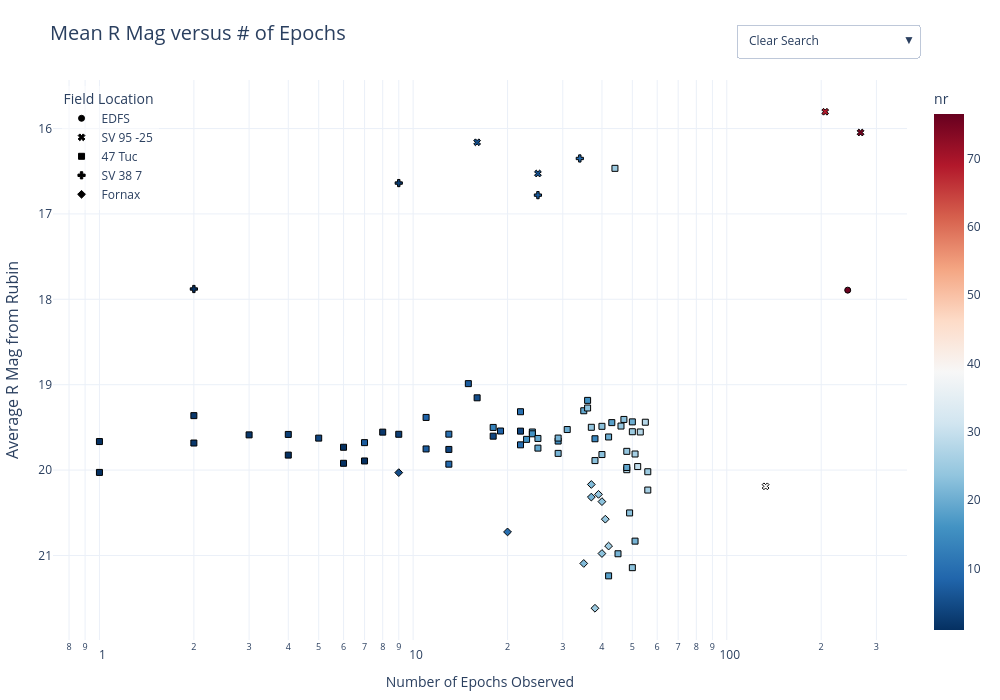

This figure's notebook cell:
### Code cell
fig = px.scatter(
    diaObj_df, 
    x="nSources", 
    y="mean_r_mag",
    color="nr",
    symbol="DR3_field_loc_center",
    symbol_sequence=['circle', 'x', 'square', 'cross', 'diamond'], 
    hover_name="diaObjectId_str",  
    color_continuous_scale=px.colors.diverging.RdBu_r,
    title="Mean R Mag versus # of Epochs",
    hover_data=["in_Obj","DR3_best_classification"],
    labels={
        "in_Obj":"In Object Table",
        "nSources": "Number of Epochs Observed",
        "mean_r_mag": "Average R Mag from Rubin",
        "nr": "nr",
        "DR3_best_classification":"RRL Class"
    }
)


fig.update_layout(
    yaxis=dict(autorange="reversed", title_font=dict(size=16)),
    xaxis_type="log",
    title_font=dict(size=20),
    template="plotly_white",
    legend_title_text="Field Location",
    legend=dict(
        yanchor="top",
        y=0.99,
        xanchor="left",
        x=0.01,
        bgcolor="rgba(255, 255, 255, 0.5)" 
    )
)

id_list = diaObj_df["diaObjectId_str"].unique().tolist()

search_buttons = []

search_buttons.append(dict(
    args=[{"selectedpoints": [None]}],
    label="Clear Search",
    method="restyle"
))


for star_id in id_list:
    idx = diaObj_df.index[diaObj_df["diaObjectId_str"] == star_id].tolist()
    
    search_buttons.append(dict(
        args=[{"selectedpoints": [idx]}], # Highlights the specific point
        label=f"ID: {star_id}",
        method="restyle"
    ))

fig.update_layout(
    width=1000,  
    height=700,   
    margin=dict(l=50, r=50, t=80, b=50), 
    clickmode='event+select',
    updatemenus=[
        dict(
            buttons=search_buttons,
            direction="down",
            showactive=True,
            x=0.8, # Adjust position to not overlap your legend
            y=1.1,
            xanchor="left",
            yanchor="top",
            active=0
        )
    ]
)


fig.update_traces(marker=dict(line=dict(width=1, color='Black')))
fig.write_html(f"{extra_auto_path}/mag_epoch_interactive.html")
#fig.write_image(f"{png_auto_path}/mag_epoch_interactive.png",scale=3)
fig.show()

### Figure 1 — Plotly figure (JSON) as saved in the notebook; plotly's stock layout.template omitted (floating-point values rounded to 4 significant figures; data arrays with more than 128 entries replaced by an {"elided": "..."} marker saying what was removed)
{"data": [{"customdata": [[true, "RRab"]], "hovertemplate": "<b>%{hovertext}</b><br><br>DR3_field_loc_center=EDFS<br>Number of Epochs Observed=%{x}<br>Average R Mag from Rubin=%{y}<br>In Object Table=%{customdata[0]}<br>RRL Class=%{customdata[1]}<br>nr=%{marker.color}<extra></extra>", "hovertext": ["592913981740417050"], "legendgroup": "EDFS", "marker": {"color": [76], "coloraxis": "coloraxis", "line": {"color": "Black", "width": 1}, "symbol": "circle"}, "mode": "markers", "name": "EDFS", "orientation": "v", "showlegend": true, "type": "scatter", "x": [243], "xaxis": "x", "y": [17.89], "yaxis": "y"}, {"customdata": [[true, "RRc"], [true, "RRab"], [true, "RRab"], [true, "RRab"], [true, "RRab"]], "hovertemplate": "<b>%{hovertext}</b><br><br>DR3_field_loc_center=SV 95 -25<br>Number of Epochs Observed=%{x}<br>Average R Mag from Rubin=%{y}<br>In Object Table=%{customdata[0]}<br>RRL Class=%{customdata[1]}<br>nr=%{marker.color}<extra></extra>", "hovertext": ["614436990573609020", "614438433682620451", "614431011979133047", "614439052157911527", "614439120877387848"], "legendgroup": "SV 95 -25", "marker": {"color": [75, 69, 39, 5, 5], "coloraxis": "coloraxis", "line": {"color": "Black", "width": 1}, "symbol": "x"}, "mode": "markers", "name": "SV 95 -25", "orientation": "v", "showlegend": true, "type": "scatter", "x": [267, 206, 133, 25, 16], "xaxis": "x", "y": [16.05, 15.8, 20.19, 16.53, 16.16], "yaxis": "y"}, {"customdata": {"elided": "65x2 mixed values"}, "hovertemplate": "<b>%{hovertext}</b><br><br>DR3_field_loc_center=47 Tuc<br>Number of Epochs Observed=%{x}<br>Average R Mag from Rubin=%{y}<br>In Object Table=%{customdata[0]}<br>RRL Class=%{customdata[1]}<br>nr=%{marker.color}<extra></extra>", "hovertext": ["579575943622820639", "579576699537065382", "579575943622820362", "579575874903343585", "579578073926598690", "579576699537065428", "579575874903343152", "579583915082121454", "579575943622821082", "579575943622820700", "579584602276888798", "579584602276888792", "579576012342296907", "579584602276888841", "579577386731835638", "579576562098112760", "579583296606830677", "579578623682412863", "579575943622820400", "579578142646075468", "579578623682412826", "579578692401889575", "579583915082121525", "579584602276888912", "579583915082121362", "579577455451308889", "579575256428052608", "579575256428052935", "579583227887354430", "579576562098112444", "579575874903343319", "579577386731832790", "579585289471656348", "579576768256541517", "579578623682412772", "579575806183866665", "579575256428052807", "579584602276889898", "579584533557411857", "579586045385900053", "579575256428052817", "579584602276889892", "579578761121366624", "579583915082122253", "579578073926600498", "579583915082121417", "579578623682413554", "579583983801598676", "579576836976017478", "579578073926601016", "579585976666423409", "579574569233285135", "579584602276889614", "579583915082122929", "579578692401891372", "579584533557412032", "579578211365552184", "579576699537071178", "579575187708576418", "579578623682413757", "579577524170785196", "579583227887354659", "579583846362644646", "579583846362644892", "579583159167877148"], "legendgroup": "47 Tuc", "marker": {"color": [28, 25, 26, 25, 26, 20, 27, 23, 20, 24, 24, 24, 16, 20, 19, 23, 23, 19, 28, 14, 10, 15, 21, 13, 16, 4, 10, 8, 18, 21, 29, 18, 16, 4, 7, 23, 5, 21, 10, 7, 4, 19, 1, 19, 18, 23, 4, 23, 3, 21, 3, 1, 8, 25, 1, 9, 2, 23, 2, 1, 1, 7, 2, 2, 1], "coloraxis": "coloraxis", "line": {"color": "Black", "width": 1}, "symbol": "square"}, "mode": "markers", "name": "47 Tuc", "orientation": "v", "showlegend": true, "type": "scatter", "x": [55, 56, 56, 50, 51, 50, 48, 40, 42, 48, 46, 37, 36, 31, 48, 49, 38, 35, 53, 38, 22, 29, 29, 18, 23, 18, 22, 19, 24, 51, 52, 42, 24, 22, 15, 40, 16, 29, 13, 11, 13, 25, 7, 25, 43, 36, 5, 47, 9, 45, 4, 6, 11, 44, 6, 13, 3, 50, 8, 4, 1, 7, 2, 2, 1], "xaxis": "x", "y": [19.44, 20.02, 20.23, 19.55, 19.81, 19.44, 20.0, 19.49, 19.61, 19.78, 19.48, 19.5, 19.18, 19.53, 19.97, 20.5, 19.89, 19.31, 19.55, 19.63, 19.7, 19.66, 19.63, 19.5, 19.64, 19.6, 19.32, 19.54, 19.55, 20.83, 19.96, 21.24, 19.58, 19.54, 18.99, 19.82, 19.15, 19.8, 19.58, 19.75, 19.76, 19.63, 19.89, 19.74, 19.44, 19.27, 19.63, 19.41, 19.58, 20.98, 19.58, 19.92, 19.38, 16.47, 19.73, 19.93, 19.59, 21.14, 19.56, 19.82, 20.03, 19.68, 19.36, 19.68, 19.67], "yaxis": "y"}, {"customdata": [[true, "RRab"], [true, "RRab"], [true, "RRab"], [true, "RRab"]], "hovertemplate": "<b>%{hovertext}</b><br><br>DR3_field_loc_center=SV 38 7<br>Number of Epochs Observed=%{x}<br>Average R Mag from Rubin=%{y}<br>In Object Table=%{customdata[0]}<br>RRL Class=%{customdata[1]}<br>nr=%{marker.color}<extra></extra>", "hovertext": ["648375409829740567", "650026120380416015", "648367026053579380", "648363727518695436"], "legendgroup": "SV 38 7", "marker": {"color": [7, 3, 9, 1], "coloraxis": "coloraxis", "line": {"color": "Black", "width": 1}, "symbol": "cross"}, "mode": "markers", "name": "SV 38 7", "orientation": "v", "showlegend": true, "type": "scatter", "x": [25, 9, 34, 2], "xaxis": "x", "y": [16.78, 16.64, 16.35, 17.88], "yaxis": "y"}, {"customdata": [[false, "RRab"], [false, "RRab"], [false, "RRc"], [false, "RRab"], [false, "RRab"], [false, "RRc"], [false, "RRab"], [false, "RRab"], [false, "RRc"], [true, "RRab"], [false, "RRab"]], "hovertemplate": "<b>%{hovertext}</b><br><br>DR3_field_loc_center=Fornax<br>Number of Epochs Observed=%{x}<br>Average R Mag from Rubin=%{y}<br>In Object Table=%{customdata[0]}<br>RRL Class=%{customdata[1]}<br>nr=%{marker.color}<extra></extra>", "hovertext": ["604064060438217129", "604064060438216798", "604064816352460877", "604064747632984333", "604064129157694658", "604064129157694654", "604064060438217317", "604064197877170956", "604063510682403181", "605447864541249749", "604062754768160433"], "legendgroup": "Fornax", "marker": {"color": [22, 21, 24, 24, 25, 25, 22, 23, 23, 5, 10], "coloraxis": "coloraxis", "line": {"color": "Black", "width": 1}, "symbol": "diamond"}, "mode": "markers", "name": "Fornax", "orientation": "v", "showlegend": true, "type": "scatter", "x": [37, 37, 41, 39, 38, 42, 35, 40, 40, 9, 20], "xaxis": "x", "y": [20.17, 20.32, 20.58, 20.28, 21.62, 20.89, 21.09, 20.98, 20.37, 20.03, 20.72], "yaxis": "y"}], "layout": {"clickmode": "event+select", "coloraxis": {"colorbar": {"title": {"text": "nr"}}, "colorscale": [[0, "rgb(5,48,97)"], [0.1, "rgb(33,102,172)"], [0.2, "rgb(67,147,195)"], [0.3, "rgb(146,197,222)"], [0.4, "rgb(209,229,240)"], [0.5, "rgb(247,247,247)"], [0.6, "rgb(253,219,199)"], [0.7, "rgb(244,165,130)"], [0.8, "rgb(214,96,77)"], [0.9, "rgb(178,24,43)"], [1, "rgb(103,0,31)"]]}, "height": 700, "legend": {"bgcolor": "rgba(255, 255, 255, 0.5)", "title": {"text": "Field Location"}, "tracegroupgap": 0, "x": 0.01, "xanchor": "left", "y": 0.99, "yanchor": "top"}, "margin": {"b": 50, "l": 50, "r": 50, "t": 80}, "title": {"font": {"size": 20}, "text": "Mean R Mag versus # of Epochs"}, "updatemenus": [{"active": 0, "buttons": [{"args": [{"selectedpoints": [null]}], "label": "Clear Search", "method": "restyle"}, {"args": [{"selectedpoints": [[0]]}], "label": "ID: 592913981740417050", "method": "restyle"}, {"args": [{"selectedpoints": [[1]]}], "label": "ID: 614436990573609020", "method": "restyle"}, {"args": [{"selectedpoints": [[2]]}], "label": "ID: 614438433682620451", "method": "restyle"}, {"args": [{"selectedpoints": [[3]]}], "label": "ID: 614431011979133047", "method": "restyle"}, {"args": [{"selectedpoints": [[4]]}], "label": "ID: 579575943622820639", "method": "restyle"}, {"args": [{"selectedpoints": [[5]]}], "label": "ID: 579576699537065382", "method": "restyle"}, {"args": [{"selectedpoints": [[6]]}], "label": "ID: 579575943622820362", "method": "restyle"}, {"args": [{"selectedpoints": [[7]]}], "label": "ID: 579575874903343585", "method": "restyle"}, {"args": [{"selectedpoints": [[8]]}], "label": "ID: 579578073926598690", "method": "restyle"}, {"args": [{"selectedpoints": [[9]]}], "label": "ID: 579576699537065428", "method": "restyle"}, {"args": [{"selectedpoints": [[10]]}], "label": "ID: 579575874903343152", "method": "restyle"}, {"args": [{"selectedpoints": [[11]]}], "label": "ID: 579583915082121454", "method": "restyle"}, {"args": [{"selectedpoints": [[12]]}], "label": "ID: 579575943622821082", "method": "restyle"}, {"args": [{"selectedpoints": [[13]]}], "label": "ID: 579575943622820700", "method": "restyle"}, {"args": [{"selectedpoints": [[14]]}], "label": "ID: 579584602276888798", "method": "restyle"}, {"args": [{"selectedpoints": [[15]]}], "label": "ID: 579584602276888792", "method": "restyle"}, {"args": [{"selectedpoints": [[16]]}], "label": "ID: 579576012342296907", "method": "restyle"}, {"args": [{"selectedpoints": [[17]]}], "label": "ID: 579584602276888841", "method": "restyle"}, {"args": [{"selectedpoints": [[18]]}], "label": "ID: 579577386731835638", "method": "restyle"}, {"args": [{"selectedpoints": [[19]]}], "label": "ID: 579576562098112760", "method": "restyle"}, {"args": [{"selectedpoints": [[20]]}], "label": "ID: 579583296606830677", "method": "restyle"}, {"args": [{"selectedpoints": [[21]]}], "label": "ID: 579578623682412863", "method": "restyle"}, {"args": [{"selectedpoints": [[22]]}], "label": "ID: 579575943622820400", "method": "restyle"}, {"args": [{"selectedpoints": [[23]]}], "label": "ID: 579578142646075468", "method": "restyle"}, {"args": [{"selectedpoints": [[24]]}], "label": "ID: 648375409829740567", "method": "restyle"}, {"args": [{"selectedpoints": [[25]]}], "label": "ID: 579578623682412826", "method": "restyle"}, {"args": [{"selectedpoints": [[26]]}], "label": "ID: 604064060438217129", "method": "restyle"}, {"args": [{"selectedpoints": [[27]]}], "label": "ID: 579578692401889575", "method": "restyle"}, {"args": [{"selectedpoints": [[28]]}], "label": "ID: 604064060438216798", "method": "restyle"}, {"args": [{"selectedpoints": [[29]]}], "label": "ID: 579583915082121525", "method": "restyle"}, {"args": [{"selectedpoints": [[30]]}], "label": "ID: 579584602276888912", "method": "restyle"}, {"args": [{"selectedpoints": [[31]]}], "label": "ID: 604064816352460877", "method": "restyle"}, {"args": [{"selectedpoints": [[32]]}], "label": "ID: 614439052157911527", "method": "restyle"}, {"args": [{"selectedpoints": [[33]]}], "label": "ID: 579583915082121362", "method": "restyle"}, {"args": [{"selectedpoints": [[34]]}], "label": "ID: 604064747632984333", "method": "restyle"}, {"args": [{"selectedpoints": [[35]]}], "label": "ID: 579577455451308889", "method": "restyle"}, {"args": [{"selectedpoints": [[36]]}], "label": "ID: 604064129157694658", "method": "restyle"}, {"args": [{"selectedpoints": [[37]]}], "label": "ID: 579575256428052608", "method": "restyle"}, {"args": [{"selectedpoints": [[38]]}], "label": "ID: 579575256428052935", "method": "restyle"}, {"args": [{"selectedpoints": [[39]]}], "label": "ID: 604064129157694654", "method": "restyle"}, {"args": [{"selectedpoints": [[40]]}], "label": "ID: 579583227887354430", "method": "restyle"}, {"args": [{"selectedpoints": [[41]]}], "label": "ID: 579576562098112444", "method": "restyle"}, {"args": [{"selectedpoints": [[42]]}], "label": "ID: 579575874903343319", "method": "restyle"}, {"args": [{"selectedpoints": [[43]]}], "label": "ID: 579577386731832790", "method": "restyle"}, {"args": [{"selectedpoints": [[44]]}], "label": "ID: 579585289471656348", "method": "restyle"}, {"args": [{"selectedpoints": [[45]]}], "label": "ID: 614439120877387848", "method": "restyle"}, {"args": [{"selectedpoints": [[46]]}], "label": "ID: 579576768256541517", "method": "restyle"}, {"args": [{"selectedpoints": [[47]]}], "label": "ID: 579578623682412772", "method": "restyle"}, {"args": [{"selectedpoints": [[48]]}], "label": "ID: 604064060438217317", "method": "restyle"}, {"args": [{"selectedpoints": [[49]]}], "label": "ID: 579575806183866665", "method": "restyle"}, {"args": [{"selectedpoints": [[50]]}], "label": "ID: 579575256428052807", "method": "restyle"}, {"args": [{"selectedpoints": [[51]]}], "label": "ID: 579584602276889898", "method": "restyle"}, {"args": [{"selectedpoints": [[52]]}], "label": "ID: 579584533557411857", "method": "restyle"}, {"args": [{"selectedpoints": [[53]]}], "label": "ID: 650026120380416015", "method": "restyle"}, {"args": [{"selectedpoints": [[54]]}], "label": "ID: 579586045385900053", "method": "restyle"}, {"args": [{"selectedpoints": [[55]]}], "label": "ID: 579575256428052817", "method": "restyle"}, {"args": [{"selectedpoints": [[56]]}], "label": "ID: 604064197877170956", "method": "restyle"}, {"args": [{"selectedpoints": [[57]]}], "label": "ID: 579584602276889892", "method": "restyle"}, {"args": [{"selectedpoints": [[58]]}], "label": "ID: 579578761121366624", "method": "restyle"}, {"args": [{"selectedpoints": [[59]]}], "label": "ID: 579583915082122253", "method": "restyle"}, {"args": [{"selectedpoints": [[60]]}], "label": "ID: 604063510682403181", "method": "restyle"}, {"args": [{"selectedpoints": [[61]]}], "label": "ID: 579578073926600498", "method": "restyle"}, {"args": [{"selectedpoints": [[62]]}], "label": "ID: 605447864541249749", "method": "restyle"}, {"args": [{"selectedpoints": [[63]]}], "label": "ID: 579583915082121417", "method": "restyle"}, {"args": [{"selectedpoints": [[64]]}], "label": "ID: 579578623682413554", "method": "restyle"}, {"args": [{"selectedpoints": [[65]]}], "label": "ID: 579583983801598676", "method": "restyle"}, {"args": [{"selectedpoints": [[66]]}], "label": "ID: 579576836976017478", "method": "restyle"}, {"args": [{"selectedpoints": [[67]]}], "label": "ID: 579578073926601016", "method": "restyle"}, {"args": [{"selectedpoints": [[68]]}], "label": "ID: 579585976666423409", "method": "restyle"}, {"args": [{"selectedpoints": [[69]]}], "label": "ID: 579574569233285135", "method": "restyle"}, {"args": [{"selectedpoints": [[70]]}], "label": "ID: 579584602276889614", "method": "restyle"}, {"args": [{"selectedpoints": [[71]]}], "label": "ID: 579583915082122929", "method": "restyle"}, {"args": [{"selectedpoints": [[72]]}], "label": "ID: 579578692401891372", "method": "restyle"}, {"args": [{"selectedpoints": [[73]]}], "label": "ID: 579584533557412032", "method": "restyle"}, {"args": [{"selectedpoints": [[74]]}], "label": "ID: 579578211365552184", "method": "restyle"}, {"args": [{"selectedpoints": [[75]]}], "label": "ID: 579576699537071178", "method": "restyle"}, {"args": [{"selectedpoints": [[76]]}], "label": "ID: 579575187708576418", "method": "restyle"}, {"args": [{"selectedpoints": [[77]]}], "label": "ID: 579578623682413757", "method": "restyle"}, {"args": [{"selectedpoints": [[78]]}], "label": "ID: 648367026053579380", "method": "restyle"}, {"args": [{"selectedpoints": [[79]]}], "label": "ID: 648363727518695436", "method": "restyle"}, {"args": [{"selectedpoints": [[80]]}], "label": "ID: 604062754768160433", "method": "restyle"}, {"args": [{"selectedpoints": [[81]]}], "label": "ID: 579577524170785196", "method": "restyle"}, {"args": [{"selectedpoints": [[82]]}], "label": "ID: 579583227887354659", "method": "restyle"}, {"args": [{"selectedpoints": [[83]]}], "label": "ID: 579583846362644646", "method": "restyle"}, {"args": [{"selectedpoints": [[84]]}], "label": "ID: 579583846362644892", "method": "restyle"}, {"args": [{"selectedpoints": [[85]]}], "label": "ID: 579583159167877148", "method": "restyle"}], "direction": "down", "showactive": true, "x": 0.8, "xanchor": "left", "y": 1.1, "yanchor": "top"}], "width": 1000, "xaxis": {"anchor": "y", "domain": [0, 1], "title": {"text": "Number of Epochs Observed"}, "type": "log"}, "yaxis": {"anchor": "x", "autorange": "reversed", "domain": [0, 1], "title": {"font": {"size": 16}, "text": "Average R Mag from Rubin"}}}}
